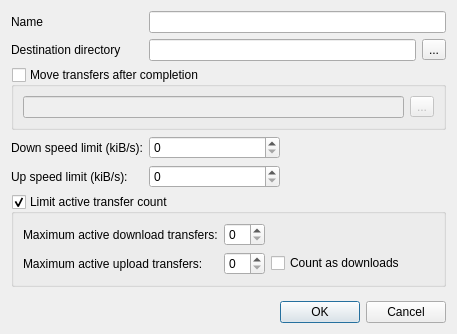
<ui version="4.0" >
 <class>QueueDlg</class>
 <widget class="QDialog" name="QueueDlg" >
  <property name="geometry" >
   <rect>
    <x>0</x>
    <y>0</y>
    <width>457</width>
    <height>334</height>
   </rect>
  </property>
  <property name="windowTitle" >
   <string>Queue properties</string>
  </property>
  <layout class="QGridLayout" name="gridLayout_2" >
   <item row="0" column="0" >
    <widget class="QLabel" name="label" >
     <property name="text" >
      <string>Name</string>
     </property>
     <property name="buddy" >
      <cstring>lineName</cstring>
     </property>
    </widget>
   </item>
   <item row="0" column="1" colspan="3" >
    <widget class="QLineEdit" name="lineName" />
   </item>
   <item row="1" column="0" >
    <widget class="QLabel" name="label_6" >
     <property name="text" >
      <string>Destination directory</string>
     </property>
    </widget>
   </item>
   <item row="1" column="1" colspan="2" >
    <widget class="QLineEdit" name="lineDestination" />
   </item>
   <item row="1" column="3" >
    <widget class="QToolButton" name="toolDestination" >
     <property name="text" >
      <string>...</string>
     </property>
    </widget>
   </item>
   <item row="2" column="0" colspan="4" >
    <widget class="QGroupBox" name="groupMoveCompleted" >
     <property name="title" >
      <string>Move transfers after completion</string>
     </property>
     <property name="checkable" >
      <bool>true</bool>
     </property>
     <property name="checked" >
      <bool>false</bool>
     </property>
     <layout class="QGridLayout" name="gridLayout" >
      <item row="0" column="0" >
       <widget class="QLineEdit" name="lineMoveCompleted" />
      </item>
      <item row="0" column="1" >
       <widget class="QToolButton" name="toolMoveCompleted" >
        <property name="text" >
         <string>...</string>
        </property>
       </widget>
      </item>
     </layout>
    </widget>
   </item>
   <item row="3" column="0" >
    <widget class="QLabel" name="label_2" >
     <property name="text" >
      <string>Down speed limit (kiB/s):</string>
     </property>
     <property name="buddy" >
      <cstring>spinDown</cstring>
     </property>
    </widget>
   </item>
   <item row="3" column="1" >
    <widget class="QSpinBox" name="spinDown" />
   </item>
   <item row="3" column="2" colspan="2" >
    <spacer>
     <property name="orientation" >
      <enum>Qt::Horizontal</enum>
     </property>
     <property name="sizeHint" stdset="0" >
      <size>
       <width>40</width>
       <height>20</height>
      </size>
     </property>
    </spacer>
   </item>
   <item row="4" column="0" >
    <widget class="QLabel" name="label_3" >
     <property name="text" >
      <string>Up speed limit (kiB/s):</string>
     </property>
     <property name="buddy" >
      <cstring>spinUp</cstring>
     </property>
    </widget>
   </item>
   <item row="4" column="1" >
    <widget class="QSpinBox" name="spinUp" />
   </item>
   <item row="4" column="2" colspan="2" >
    <spacer>
     <property name="orientation" >
      <enum>Qt::Horizontal</enum>
     </property>
     <property name="sizeHint" stdset="0" >
      <size>
       <width>40</width>
       <height>20</height>
      </size>
     </property>
    </spacer>
   </item>
   <item row="5" column="0" colspan="4" >
    <widget class="QGroupBox" name="groupLimitQueue" >
     <property name="title" >
      <string>Limit active transfer count</string>
     </property>
     <property name="checkable" >
      <bool>true</bool>
     </property>
     <layout class="QGridLayout" >
      <item row="0" column="0" >
       <widget class="QLabel" name="label_4" >
        <property name="text" >
         <string>Maximum active download transfers:</string>
        </property>
        <property name="buddy" >
         <cstring>spinTransfersDown</cstring>
        </property>
       </widget>
      </item>
      <item row="0" column="1" >
       <widget class="QSpinBox" name="spinTransfersDown" />
      </item>
      <item row="0" column="2" >
       <spacer>
        <property name="orientation" >
         <enum>Qt::Horizontal</enum>
        </property>
        <property name="sizeHint" stdset="0" >
         <size>
          <width>40</width>
          <height>20</height>
         </size>
        </property>
       </spacer>
      </item>
      <item row="1" column="0" >
       <widget class="QLabel" name="label_5" >
        <property name="text" >
         <string>Maximum active upload transfers:</string>
        </property>
       </widget>
      </item>
      <item row="1" column="1" >
       <widget class="QSpinBox" name="spinTransfersUp" />
      </item>
      <item row="1" column="2" >
       <widget class="QCheckBox" name="checkUpAsDown" >
        <property name="text" >
         <string>Count as downloads</string>
        </property>
       </widget>
      </item>
     </layout>
    </widget>
   </item>
   <item row="6" column="1" colspan="3" >
    <spacer>
     <property name="orientation" >
      <enum>Qt::Vertical</enum>
     </property>
     <property name="sizeHint" stdset="0" >
      <size>
       <width>20</width>
       <height>40</height>
      </size>
     </property>
    </spacer>
   </item>
   <item row="7" column="0" colspan="4" >
    <widget class="QDialogButtonBox" name="buttonBox" >
     <property name="orientation" >
      <enum>Qt::Horizontal</enum>
     </property>
     <property name="standardButtons" >
      <set>QDialogButtonBox::Cancel|QDialogButtonBox::Ok</set>
     </property>
    </widget>
   </item>
  </layout>
 </widget>
 <tabstops>
  <tabstop>lineName</tabstop>
  <tabstop>spinDown</tabstop>
  <tabstop>spinUp</tabstop>
  <tabstop>spinTransfersDown</tabstop>
  <tabstop>buttonBox</tabstop>
 </tabstops>
 <resources/>
 <connections>
  <connection>
   <sender>buttonBox</sender>
   <signal>accepted()</signal>
   <receiver>QueueDlg</receiver>
   <slot>accept()</slot>
   <hints>
    <hint type="sourcelabel" >
     <x>236</x>
     <y>386</y>
    </hint>
    <hint type="destinationlabel" >
     <x>157</x>
     <y>260</y>
    </hint>
   </hints>
  </connection>
  <connection>
   <sender>buttonBox</sender>
   <signal>rejected()</signal>
   <receiver>QueueDlg</receiver>
   <slot>reject()</slot>
   <hints>
    <hint type="sourcelabel" >
     <x>304</x>
     <y>386</y>
    </hint>
    <hint type="destinationlabel" >
     <x>286</x>
     <y>260</y>
    </hint>
   </hints>
  </connection>
  <connection>
   <sender>lineName</sender>
   <signal>returnPressed()</signal>
   <receiver>QueueDlg</receiver>
   <slot>accept()</slot>
   <hints>
    <hint type="sourcelabel" >
     <x>474</x>
     <y>29</y>
    </hint>
    <hint type="destinationlabel" >
     <x>144</x>
     <y>0</y>
    </hint>
   </hints>
  </connection>
  <connection>
   <sender>checkUpAsDown</sender>
   <signal>toggled(bool)</signal>
   <receiver>spinTransfersUp</receiver>
   <slot>setDisabled(bool)</slot>
   <hints>
    <hint type="sourcelabel" >
     <x>463</x>
     <y>182</y>
    </hint>
    <hint type="destinationlabel" >
     <x>276</x>
     <y>185</y>
    </hint>
   </hints>
  </connection>
 </connections>
</ui>
